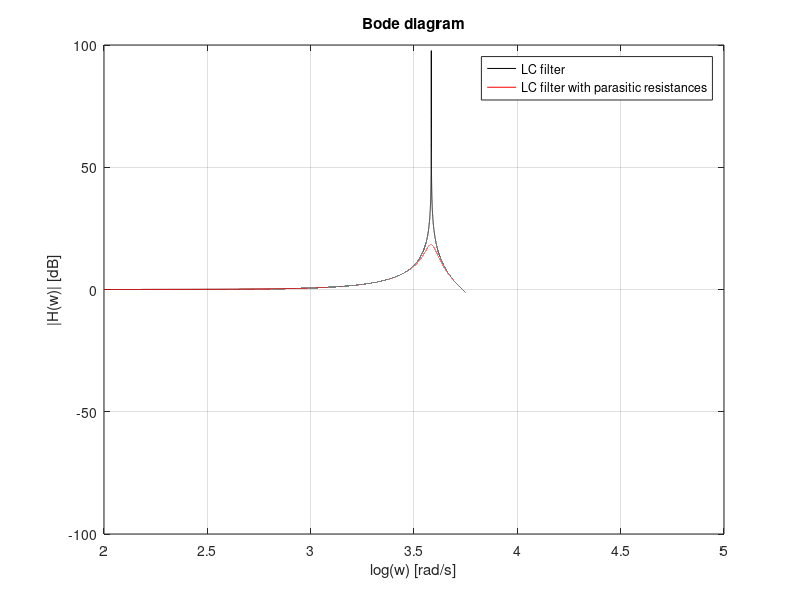

Here is the MATLAB script that generated this plot:
close, clear, clc;
L = 100e-6; % H
Rl = 25e-3; % Ohm
C = 680e-6; % F
Rc = 21e-3; % Ohm

% Ressonance frequency
fr = 1 / (2*pi*sqrt(L*C)); % Hz
wr = 1 / sqrt(L*C); % rad/s
H_LCr_abs_r = 20 * log10( sqrt( (1 + (Rc*C*wr)^2) / ...
    ((L*C*wr^2)^2 + (((Rl+Rc)*C)^2 - 2*L*C)*wr^2 + 1) ) ); % dB

% Cutoff frequency
fc = sqrt((10^0.15 + 1) / (L*C)); % Hz
wc = 2*pi * sqrt((10^0.15 + 1) / (L*C)); % rad/s
H_LCr_abs_c = 20 * log10( sqrt( (1 + (Rc*C*wc)^2) / ...
    ((L*C*wc^2)^2 + (((Rl+Rc)*C)^2 - 2*L*C)*wc^2 + 1) ) ); % dB

% Transfer functions
w = 100 : 0.1 : 1e5; % rad/s
H_LC_abs = 20 * log10(1 ./ abs(1 - L*C*w.^2)); % dB
H_LCr_abs = 20 * log10( sqrt( (1 + (Rc*C*w).^2) ./ ...
    ((L*C*w.^2).^2 + (((Rl+Rc)*C)^2 - 2*L*C)*w.^2 + 1) ) ); % dB
w = log10(w); % rad/s

% Plot
figure(1), set(gcf,'color','w');
plot(w,H_LC_abs,'k', w,H_LCr_abs,'r'), xlabel('log(w) [rad/s]');
ylabel('|H(w)| [dB]'), title('Bode diagram'), grid on;
legend('LC filter','LC filter with parasitic resistances');